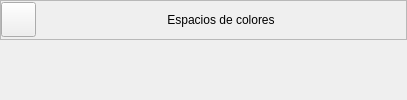
                <widget class="QWidget" name="sk_U4_T2">
                 <layout class="QVBoxLayout" name="verticalLayout_51">
                  <property name="spacing">
                   <number>5</number>
                  </property>
                  <property name="leftMargin">
                   <number>0</number>
                  </property>
                  <property name="topMargin">
                   <number>0</number>
                  </property>
                  <property name="rightMargin">
                   <number>0</number>
                  </property>
                  <property name="bottomMargin">
                   <number>0</number>
                  </property>
                  <item>
                   <widget class="QFrame" name="frame_51">
                    <property name="minimumSize">
                     <size>
                      <width>0</width>
                      <height>35</height>
                     </size>
                    </property>
                    <property name="maximumSize">
                     <size>
                      <width>16777215</width>
                      <height>40</height>
                     </size>
                    </property>
                    <property name="frameShape">
                     <enum>QFrame::StyledPanel</enum>
                    </property>
                    <property name="frameShadow">
                     <enum>QFrame::Raised</enum>
                    </property>
                    <layout class="QHBoxLayout" name="horizontalLayout_24">
                     <property name="spacing">
                      <number>0</number>
                     </property>
                     <property name="sizeConstraint">
                      <enum>QLayout::SetDefaultConstraint</enum>
                     </property>
                     <property name="leftMargin">
                      <number>0</number>
                     </property>
                     <property name="topMargin">
                      <number>0</number>
                     </property>
                     <property name="rightMargin">
                      <number>0</number>
                     </property>
                     <property name="bottomMargin">
                      <number>0</number>
                     </property>
                     <item>
                      <widget class="QPushButton" name="bt_return_20">
                       <property name="minimumSize">
                        <size>
                         <width>35</width>
                         <height>35</height>
                        </size>
                       </property>
                       <property name="maximumSize">
                        <size>
                         <width>35</width>
                         <height>35</height>
                        </size>
                       </property>
                       <property name="text">
                        <string/>
                       </property>
                       <property name="icon">
                        <iconset>
                         <normaloff>resources/images/MainWindow/return.svg</normaloff>resources/images/MainWindow/return.svg</iconset>
                       </property>
                       <property name="iconSize">
                        <size>
                         <width>35</width>
                         <height>35</height>
                        </size>
                       </property>
                      </widget>
                     </item>
                     <item>
                      <spacer name="horizontalSpacer_43">
                       <property name="orientation">
                        <enum>Qt::Horizontal</enum>
                       </property>
                       <property name="sizeHint" stdset="0">
                        <size>
                         <width>131</width>
                         <height>20</height>
                        </size>
                       </property>
                      </spacer>
                     </item>
                     <item>
                      <widget class="QLabel" name="label_23">
                       <property name="text">
                        <string>Espacios de colores</string>
                       </property>
                       <property name="alignment">
                        <set>Qt::AlignCenter</set>
                       </property>
                      </widget>
                     </item>
                     <item>
                      <spacer name="horizontalSpacer_44">
                       <property name="orientation">
                        <enum>Qt::Horizontal</enum>
                       </property>
                       <property name="sizeHint" stdset="0">
                        <size>
                         <width>131</width>
                         <height>20</height>
                        </size>
                       </property>
                      </spacer>
                     </item>
                    </layout>
                   </widget>
                  </item>
                  <item>
                   <widget class="ContenidosTemas" name="U4_T2" native="true"/>
                  </item>
                 </layout>
                </widget>
